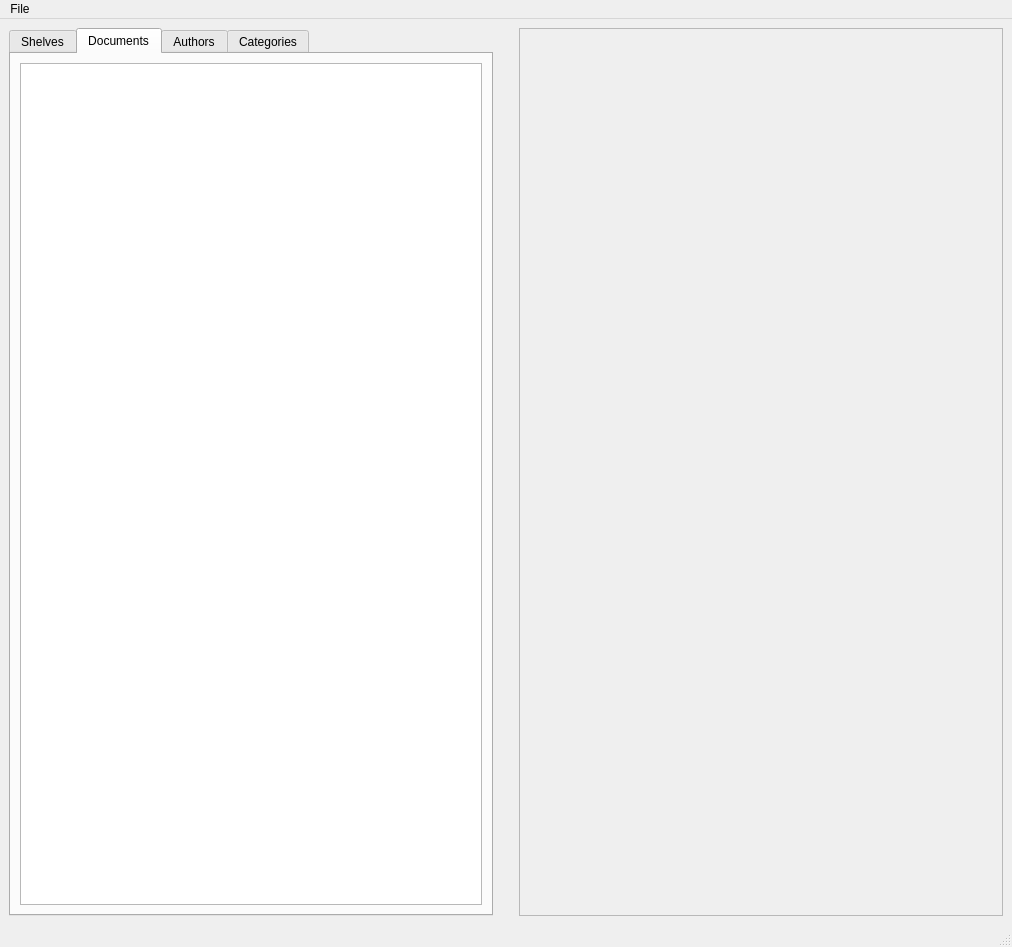
<?xml version="1.0" encoding="UTF-8"?>
<ui version="4.0">
 <class>QodexMain</class>
 <widget class="QMainWindow" name="QodexMain">
  <property name="geometry">
   <rect>
    <x>0</x>
    <y>0</y>
    <width>1012</width>
    <height>947</height>
   </rect>
  </property>
  <property name="windowTitle">
   <string>MainWindow</string>
  </property>
  <widget class="QWidget" name="centralwidget">
   <layout class="QHBoxLayout" name="horizontalLayout">
    <item>
     <widget class="QTabWidget" name="main_tab_view">
      <property name="currentIndex">
       <number>1</number>
      </property>
      <widget class="QWidget" name="shelf_tab">
       <attribute name="title">
        <string>Shelves</string>
       </attribute>
       <layout class="QVBoxLayout" name="verticalLayout">
        <item>
         <widget class="QTableView" name="shelf_view"/>
        </item>
       </layout>
      </widget>
      <widget class="QWidget" name="documents_tab">
       <attribute name="title">
        <string>Documents</string>
       </attribute>
       <layout class="QHBoxLayout" name="horizontalLayout_2">
        <item>
         <widget class="QTableView" name="documents_view"/>
        </item>
       </layout>
      </widget>
      <widget class="QWidget" name="authors_tab">
       <attribute name="title">
        <string>Authors</string>
       </attribute>
       <layout class="QHBoxLayout" name="horizontalLayout_3">
        <item>
         <widget class="QTableView" name="authors_view">
          <attribute name="horizontalHeaderCascadingSectionResizes">
           <bool>false</bool>
          </attribute>
          <attribute name="horizontalHeaderStretchLastSection">
           <bool>false</bool>
          </attribute>
         </widget>
        </item>
       </layout>
      </widget>
      <widget class="QWidget" name="categories_tab">
       <attribute name="title">
        <string>Categories</string>
       </attribute>
       <layout class="QHBoxLayout" name="horizontalLayout_4">
        <item>
         <widget class="QTreeView" name="categories_view"/>
        </item>
       </layout>
      </widget>
     </widget>
    </item>
    <item>
     <spacer name="verticalSpacer">
      <property name="orientation">
       <enum>Qt::Vertical</enum>
      </property>
      <property name="sizeHint" stdset="0">
       <size>
        <width>20</width>
        <height>880</height>
       </size>
      </property>
     </spacer>
    </item>
    <item>
     <widget class="QScrollArea" name="properties_scroll">
      <property name="widgetResizable">
       <bool>true</bool>
      </property>
      <widget class="QWidget" name="scrollAreaWidgetContents">
       <property name="geometry">
        <rect>
         <x>0</x>
         <y>0</y>
         <width>477</width>
         <height>881</height>
        </rect>
       </property>
      </widget>
     </widget>
    </item>
   </layout>
  </widget>
  <widget class="QMenuBar" name="menubar">
   <property name="geometry">
    <rect>
     <x>0</x>
     <y>0</y>
     <width>1012</width>
     <height>24</height>
    </rect>
   </property>
   <widget class="QMenu" name="menuFile">
    <property name="title">
     <string>File</string>
    </property>
    <widget class="QMenu" name="menuNew">
     <property name="title">
      <string>New</string>
     </property>
     <addaction name="action_add_shelf"/>
     <addaction name="action_add_document"/>
     <addaction name="action_add_author"/>
     <addaction name="action_add_category"/>
    </widget>
    <addaction name="menuNew"/>
   </widget>
   <addaction name="menuFile"/>
  </widget>
  <widget class="QStatusBar" name="statusbar"/>
  <action name="actionAdd_shelf">
   <property name="text">
    <string>Add shelf</string>
   </property>
  </action>
  <action name="actionAdd_document">
   <property name="text">
    <string>Add document</string>
   </property>
  </action>
  <action name="action_add_shelf">
   <property name="text">
    <string>Shelf</string>
   </property>
  </action>
  <action name="action_add_document">
   <property name="text">
    <string>Document</string>
   </property>
  </action>
  <action name="action_add_author">
   <property name="text">
    <string>Author</string>
   </property>
  </action>
  <action name="action_add_category">
   <property name="text">
    <string>Category</string>
   </property>
  </action>
 </widget>
 <resources/>
 <connections/>
</ui>
